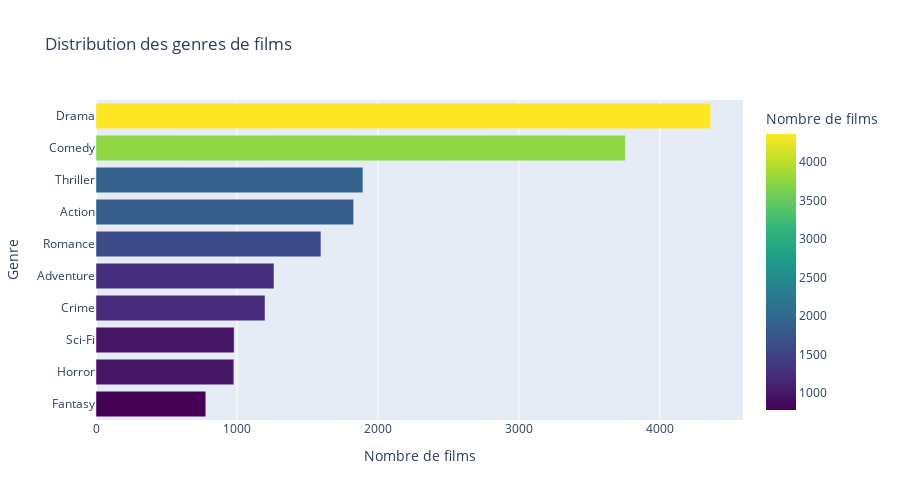

This figure's notebook cell:
### Code cell
# Systeme de mise en cache(evite de faire les meme requetes a l'API si les donnees n'ont pas changé, de consommer les ressources inutilement


api_movie_count = analytics.movie_count
print(f"Nombre total de films dans l'API: {api_movie_count}")

genre_data_file = output_dir / "genre_counts.parquet"
meta_file = output_dir / "genre_counts_meta.json"

# Lecture du fichier meta s'il existe
if meta_file.exists():
    with open(meta_file, 'r') as f:
        meta = json.load(f)
    cached_movie_count = meta.get("movie_count", 0)
else:
    meta = {}

    cached_movie_count = 0

# Décision : utiliser le cache ou recalculer
if genre_data_file.exists() and cached_movie_count == api_movie_count:
    print("Chargegement des données mises en cache.")
    genre_counts_df = pd.read_parquet(genre_data_file)
else:
    print("Mise à jour des données depuis l'API...")
    
    # Initialisation du compteur de genres
    genre_counter = Counter()

    # Parametres pour le batching

    limit = 200
    skip = 0
    while True:
        movies_batch = client.list_movies(limit=limit, skip=skip, output_format='dict')
        if not movies_batch:
            break
        for movie in movies_batch:
            genres = movie.get("genres", "")
            genre_list = genres.split('|') if genres else []
            genre_counter.update(genre_list)
        skip += limit
        time.sleep(0.5)

    # Conversion du compteur en DataFrame
    genre_counts_df = pd.DataFrame(genre_counter.items(), columns=['genre', 'count'])   
    genre_counts_df = genre_counts_df.sort_values(by='count', ascending=False).head(10)

    # Sauvegarde des données mises à jour
    genre_counts_df.to_parquet(genre_data_file,index=False)
    
    with open(meta_file, 'w') as f:
        json.dump({"movie_count": api_movie_count}, f)
    
    # Affichage plotly


fig = px.bar(
        genre_counts_df,
        x='count',
        y='genre',
        orientation='h',
        title='Distribution des genres de films',
        labels={'count': 'Nombre de films', 'genre': 'Genre'},
        color='count',
        color_continuous_scale='Viridis'
    )

fig.update_layout(
        yaxis={'categoryorder': 'total ascending'},
        height=500
    )

fig.show()
save_fig(fig, "genre_counts")

### Figure 1 — Plotly figure (JSON) as saved in the notebook; plotly's stock layout.template omitted (floating-point values rounded to 4 significant figures)
{"data": [{"hovertemplate": "Nombre de films=%{marker.color}<br>Genre=%{y}<extra></extra>", "legendgroup": "", "marker": {"color": [4361, 3756, 1894, 1828, 1596, 1263, 1199, 980, 978, 779], "coloraxis": "coloraxis", "pattern": {"shape": ""}}, "name": "", "orientation": "h", "showlegend": false, "textposition": "auto", "type": "bar", "x": [4361, 3756, 1894, 1828, 1596, 1263, 1199, 980, 978, 779], "xaxis": "x", "y": ["Drama", "Comedy", "Thriller", "Action", "Romance", "Adventure", "Crime", "Sci-Fi", "Horror", "Fantasy"], "yaxis": "y"}], "layout": {"barmode": "relative", "coloraxis": {"colorbar": {"title": {"text": "Nombre de films"}}, "colorscale": [[0, "#440154"], [0.1111, "#482878"], [0.2222, "#3e4989"], [0.3333, "#31688e"], [0.4444, "#26828e"], [0.5556, "#1f9e89"], [0.6667, "#35b779"], [0.7778, "#6ece58"], [0.8889, "#b5de2b"], [1, "#fde725"]]}, "height": 500, "legend": {"tracegroupgap": 0}, "title": {"text": "Distribution des genres de films"}, "xaxis": {"anchor": "y", "domain": [0, 1], "title": {"text": "Nombre de films"}}, "yaxis": {"anchor": "x", "categoryorder": "total ascending", "domain": [0, 1], "title": {"text": "Genre"}}}}
